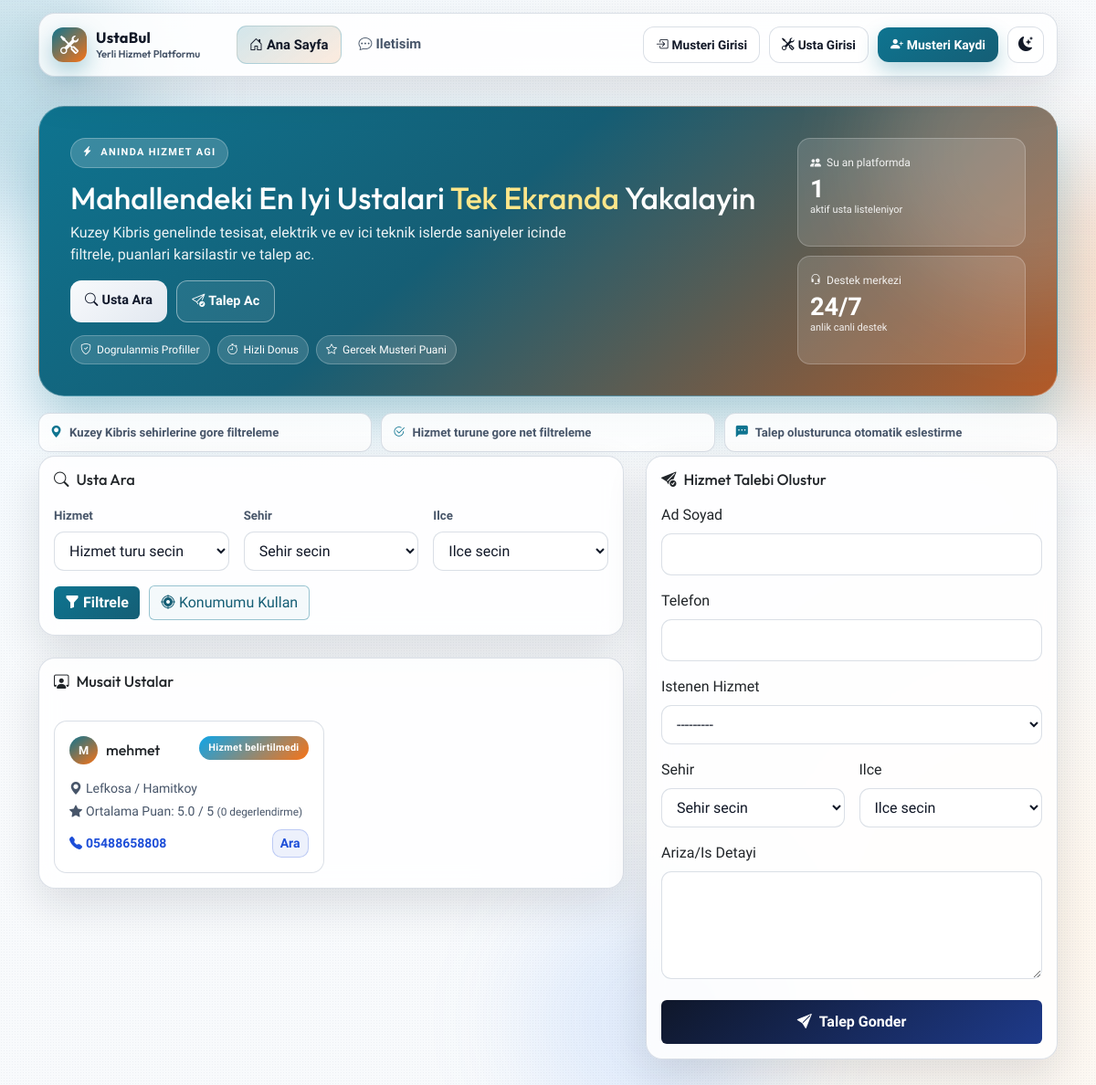
/, run on an earlier commit of the app's database.
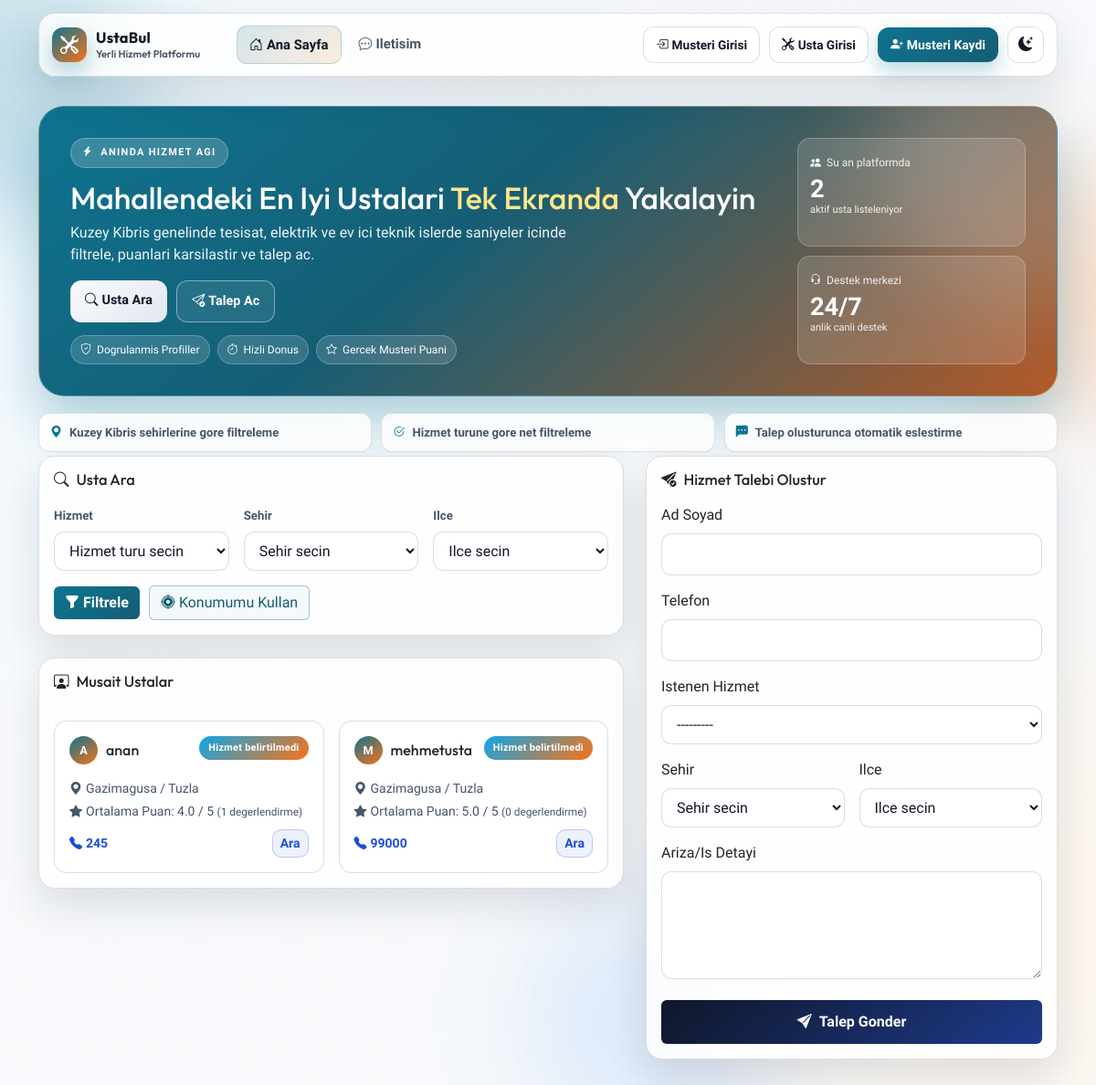
And on a later commit of the database.
### Myapp/models.py (models this page shows, shortened)
class Provider(models.Model):
    user = models.OneToOneField(
        User,
        on_delete=models.SET_NULL,
        null=True,
        blank=True,
        related_name="provider_profile",
    )
    full_name = models.CharField(max_length=120)
    service_types = models.ManyToManyField(ServiceType, related_name="providers", blank=True)
    city = models.CharField(max_length=80)
    district = models.CharField(max_length=80)
    phone = models.CharField(max_length=20)
    latitude = models.DecimalField(max_digits=9, decimal_places=6, null=True, blank=True)
    longitude = models.DecimalField(max_digits=9, decimal_places=6, null=True, blank=True)
    rating = models.DecimalField(max_digits=2, decimal_places=1, default=5.0)
    is_available = models.BooleanField(default=True)
    description = models.TextField(blank=True)
    created_at = models.DateTimeField(auto_now_add=True)
    class Meta:
        ordering = ["-is_available", "-rating", "full_name"]

### Myapp/views.py (the view)
# urls.py: path('', views.index, name='index'),
@never_cache
@ensure_csrf_cookie
def index(request):
    is_provider_user = bool(get_provider_for_user(request.user)) if request.user.is_authenticated else False
    search_form = ServiceSearchForm(request.GET or None)
    providers_qs = (
        Provider.objects.filter(is_available=True)
        .prefetch_related("service_types")
        .annotate(ratings_count=Count("ratings", distinct=True))
    )
    location_used = False
    if search_form.is_valid():
        service_type = search_form.cleaned_data.get("service_type")
        city = (search_form.cleaned_data.get("city") or "").strip()
        district = (search_form.cleaned_data.get("district") or "").strip()
        user_latitude = search_form.cleaned_data.get("latitude")
        user_longitude = search_form.cleaned_data.get("longitude")
        if service_type:
            providers_qs = providers_qs.filter(service_types=service_type)
        if city:
            providers_qs = providers_qs.filter(city__icontains=city)
        if district and district != ANY_DISTRICT_VALUE:
            providers_qs = providers_qs.filter(district__icontains=district)
        providers = list(providers_qs[:100])
        if user_latitude is not None and user_longitude is not None:
            location_used = True
            for provider in providers:
                if provider.latitude is not None and provider.longitude is not None:
                    provider.distance_km = round(
                        haversine_km(
                            float(user_latitude),
                            float(user_longitude),
                            float(provider.latitude),
                            float(provider.longitude),
                        ),
                        1,
                    )
                else:
                    provider.distance_km = None
            providers.sort(
                key=lambda p: (
                    p.distance_km is None,
                    p.distance_km if p.distance_km is not None else 10**9,
                    -float(p.rating),
                )
            )
        else:
            for provider in providers:
                provider.distance_km = None
    else:
        providers = list(providers_qs[:12])
        for provider in providers:
            provider.distance_km = None
    request_form = ServiceRequestForm(initial=build_request_form_initial(request))
    context = {
        "search_form": search_form,
        "request_form": request_form,
        "providers": providers[:12],
        "location_used": location_used,
        "city_district_map_json": get_city_district_map_json(),
        "is_provider_user": is_provider_user,
    }
    return render(request, "Myapp/index.html", context)

### Myapp/forms.py
class ServiceSearchForm(forms.Form):
    service_type = forms.ModelChoiceField(
        queryset=ServiceType.objects.all(),
        empty_label="Hizmet turu secin",
        required=False,
        label="Hizmet",
    )
    city = forms.ChoiceField(choices=[("", "Sehir secin")] + NC_CITY_CHOICES, required=False, label="Sehir")
    district = forms.ChoiceField(choices=DISTRICT_CHOICES_WITH_ANY, required=False, label="Ilce")
    latitude = forms.FloatField(required=False, widget=forms.HiddenInput())
    longitude = forms.FloatField(required=False, widget=forms.HiddenInput())

### Myapp/models.py (called while the page is built)
    def __str__(self):
        return self.name

### Myapp/views.py (called while the page is built, shortened)
def build_request_form_initial(request):
    if not request.user.is_authenticated:
        return {}

def get_city_district_map_json():
    return json.dumps(NC_CITY_DISTRICT_MAP)

### Myapp/templates/Myapp/index.html (shortened to what the changed rows need)
{% extends "base.html" %}
{% block content %}
<section class="hero-spotlight reveal-up">
  <div class="hero-layout">
    <div class="hero-copy">
      <h1>Mahallendeki En Iyi Ustalari <span>Tek Ekranda</span> Yakalayin</h1>
    </div>
    <aside class="hero-metrics">
      <div class="metric-card">
        <p class="metric-top"><i class="bi bi-people-fill"></i>Su an platformda</p>
        <p class="metric-value">{{ providers|length }}</p>
        <p class="metric-note">aktif usta listeleniyor</p>
      </div>
    </aside>
  </div>
</section>
<section class="row g-4 align-items-start">
  <div class="col-xl-7">
    <div class="card panel-card shadow-sm reveal-up delay-1" id="search-panel">
      <div class="card-body">
        <h2 class="h5 mb-3 section-title"><i class="bi bi-search me-2"></i>Usta Ara</h2>
      </div>
    </div>
    <div class="card panel-card shadow-sm mt-4 reveal-up delay-2">
      <div class="card-body">
        <div class="d-flex align-items-center justify-content-between flex-wrap gap-2 mb-3">
          <h2 class="h5 mb-0 section-title"><i class="bi bi-person-workspace me-2"></i>Musait Ustalar</h2>
        </div>
        {% if providers %}
          <div class="row g-3 provider-grid">
            {% for provider in providers %}
              <div class="col-md-6 col-xl-6">
                <article class="provider-card p-3 h-100">
                  <div class="d-flex align-items-start justify-content-between mb-3">
                    <div class="provider-head">
                      <span class="avatar-dot">{{ provider.full_name|slice:":1"|upper }}</span>
                      <h3 class="h6 mb-0">{{ provider.full_name }}</h3>
                    </div>
                    <span class="pill">
                      {% for service in provider.service_types.all %}
                        {{ service.name }}{% if not forloop.last %}, {% endif %}
                      {% empty %}
                        Hizmet belirtilmedi
                      {% endfor %}
                    </span>
                  </div>
                  <p class="small mb-1 provider-location"><i class="bi bi-geo-alt-fill me-1"></i>{{ provider.city }} / {{ provider.district }}</p>
                  <p class="small mb-1 provider-rating">
                    <i class="bi bi-star-fill me-1"></i>Ortalama Puan: {{ provider.rating }} / 5
                    <span class="rating-count">({{ provider.ratings_count }} degerlendirme)</span>
                  </p>
                  <div class="provider-bottom">
                    <p class="small mb-0 provider-phone"><i class="bi bi-telephone-fill me-1"></i><strong>{{ provider.phone }}</strong></p>
                    <a href="tel:{{ provider.phone }}" class="btn btn-sm provider-call-btn">Ara</a>
                  </div>
                </article>
              </div>
            {% endfor %}
          </div>
        {% else %}
          <p class="mb-0">Kriterlere uygun usta bulunamadi.</p>
        {% endif %}
      </div>
    </div>
  </div>
  <div class="col-xl-5">
    {% if is_provider_user %}
      <div class="card panel-card shadow-sm sticky-form reveal-up delay-3">
        <div class="card-body">
          <h2 class="h5 mb-3 section-title"><i class="bi bi-tools me-2"></i>Usta Modu</h2>
          <p class="mb-3">Usta hesabi ile giris yaptiginiz icin talep olusturma kapali.</p>
          <a href="{% url 'provider_requests' %}" class="btn btn-main-dark w-100">
            <i class="bi bi-briefcase-fill me-2"></i>Usta Paneline Git
          </a>
        </div>
      </div>
    {% else %}
      <div class="card panel-card shadow-sm sticky-form reveal-up delay-3" id="talep-form">
        <div class="card-body">
          <h2 class="h5 mb-3 section-title"><i class="bi bi-send-check-fill me-2"></i>Hizmet Talebi Olustur</h2>
        </div>
      </div>
    {% endif %}
  </div>
</section>
{% endblock %}

What changed in the data, as far as the page shows it:
removed Provider: full_name "M", full_name "mehmet", city "Lefkosa", district "Hamitkoy", rating "5.0", ratings_count "0", phone "05488658808"
added Provider: full_name "A", full_name "anan", city "Gazimagusa", district "Tuzla", rating "4.0", ratings_count "1", phone "245"
added Provider: full_name "M", full_name "mehmetusta", city "Gazimagusa", district "Tuzla", rating "5.0", ratings_count "0", phone "99000"
Also different on the page:
{{ providers|length }}: "1" → "2"
